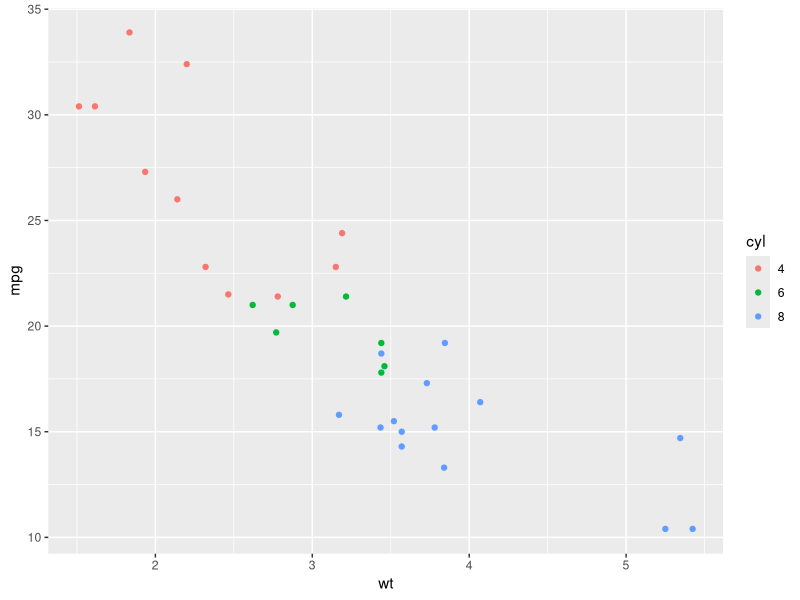
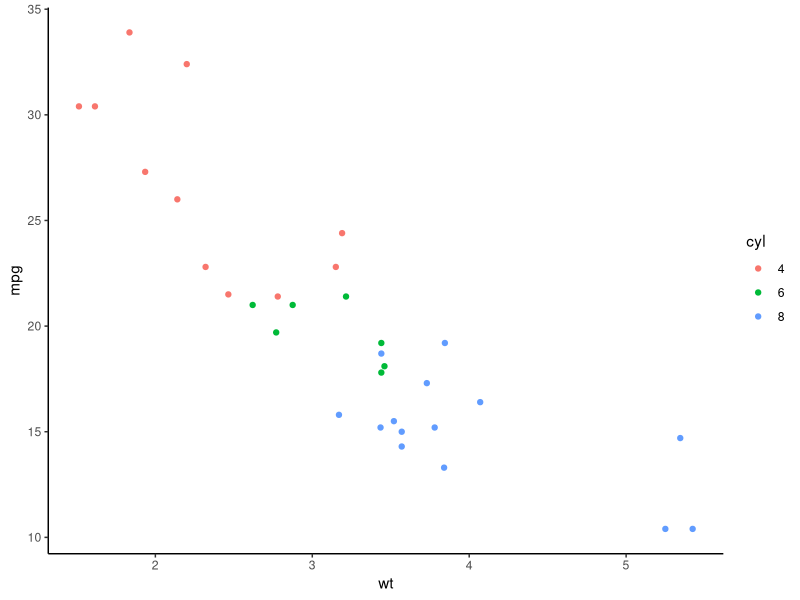
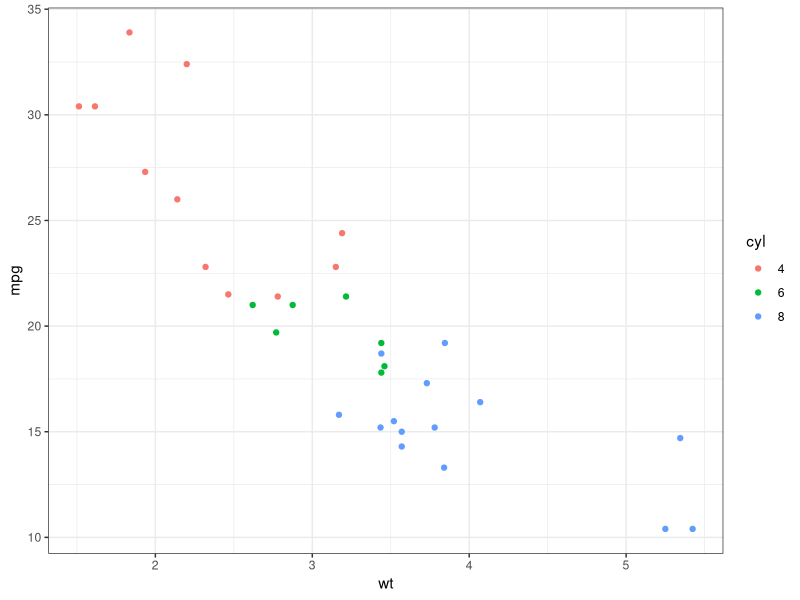
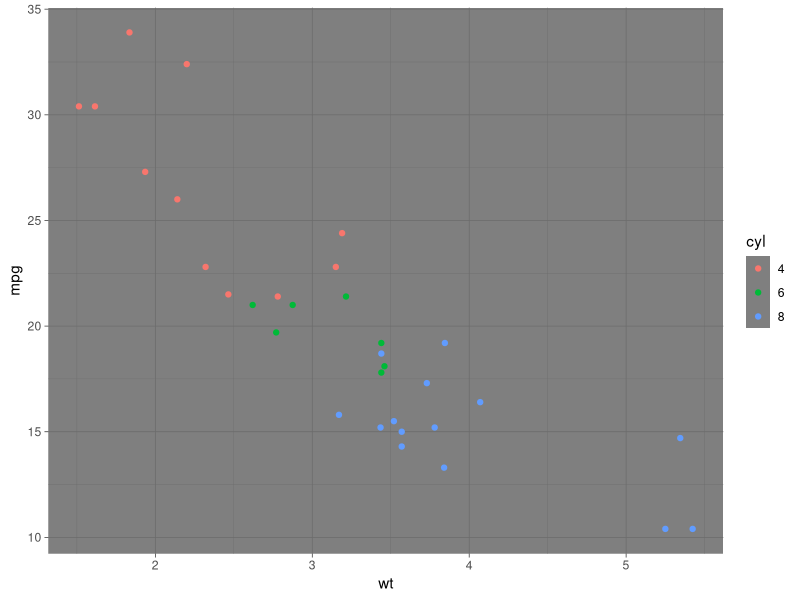
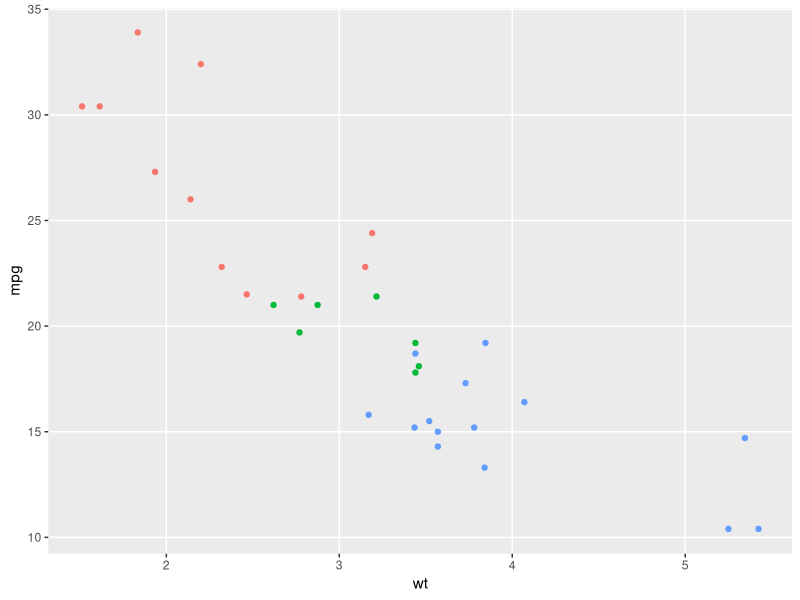
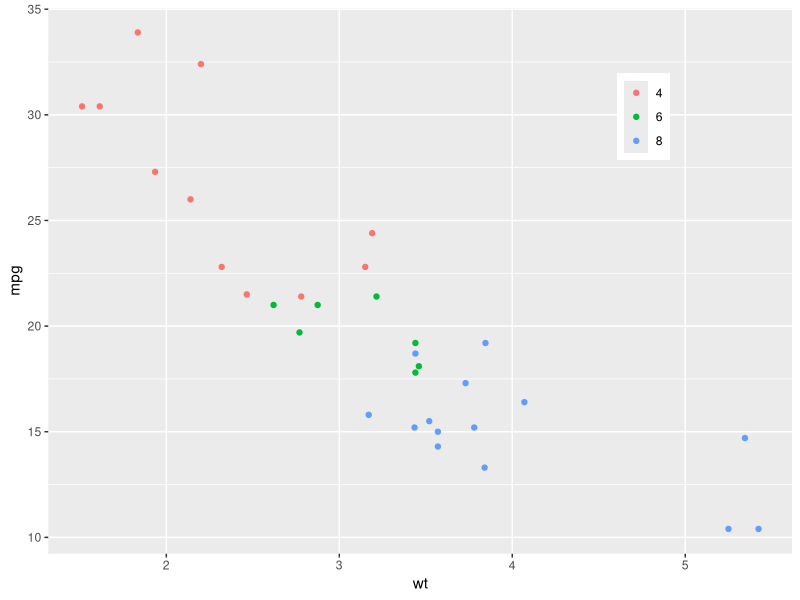
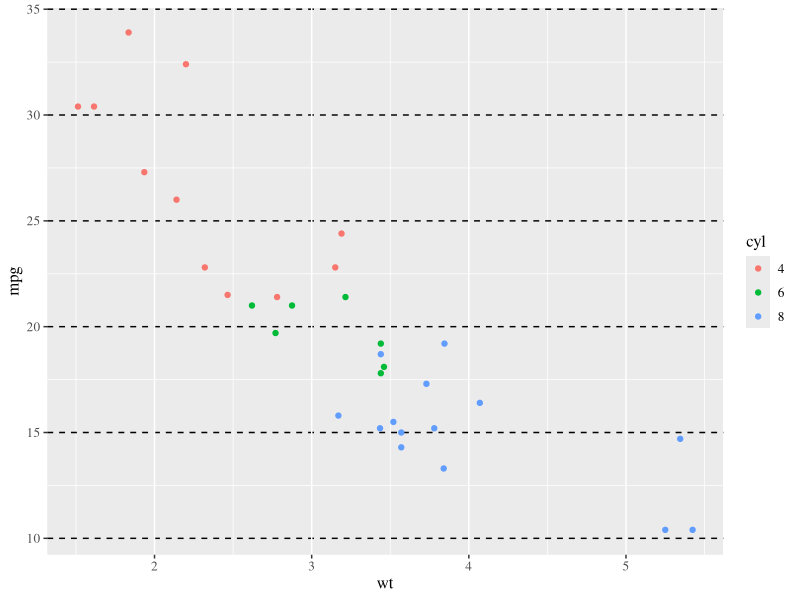
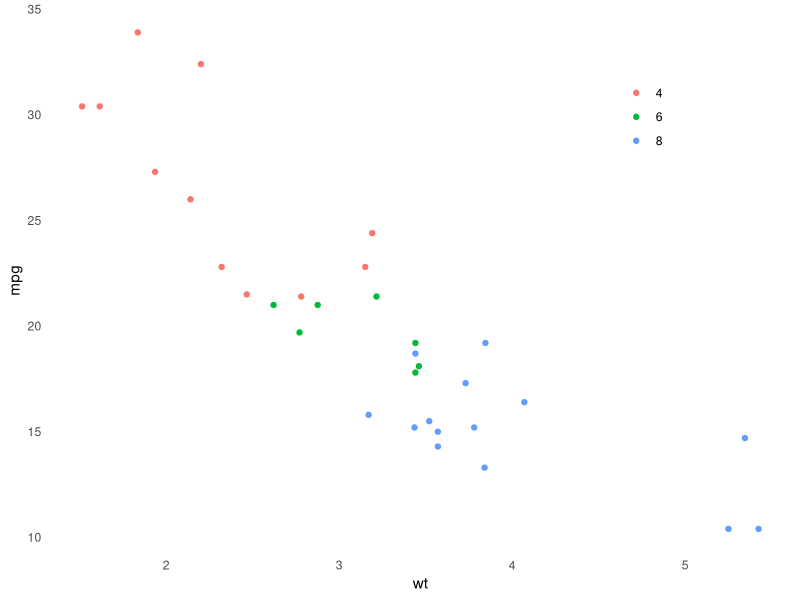

Here is the R script that generated these plots, in order:
## ---- chunk 1
library(tidyverse)
mtcars |> 
  mutate(cyl = as.factor(cyl)) |> 
  ggplot(aes(x = wt, y = mpg, color = cyl)) +
  geom_point()
## ---- chunk 2
mtcars |> 
  mutate(cyl = as.factor(cyl)) |> 
  ggplot(aes(x = wt, y = mpg, color = cyl)) +
  geom_point() +
  theme_classic()
mtcars |> 
  mutate(cyl = as.factor(cyl)) |> 
  ggplot(aes(x = wt, y = mpg, color = cyl)) +
  geom_point() +
  theme_bw()
mtcars |> 
  mutate(cyl = as.factor(cyl)) |> 
  ggplot(aes(x = wt, y = mpg, color = cyl)) +
  geom_point() +
  theme_dark()
## ---- chunk 3
mtcars |> 
  mutate(cyl = as.factor(cyl)) |> 
  ggplot(aes(x = wt, y = mpg, color = cyl)) +
  geom_point() +
  theme(panel.grid.minor = element_blank(),
        legend.position = "none")
## ---- chunk 4
mtcars |> 
  mutate(cyl = as.factor(cyl)) |> 
  ggplot(aes(x = wt, y = mpg, color = cyl)) +
  geom_point() +
  theme(panel.grid.minor.x = element_blank(),
        legend.position = c(0.8, 0.8),
        legend.title = element_blank())
## ---- chunk 5
mtcars |> 
  mutate(cyl = as.factor(cyl)) |> 
  ggplot(aes(x = wt, y = mpg, color = cyl)) +
  geom_point() +
  theme(panel.grid.major.y = element_line(color = "black", linetype = 2),
        text = element_text(family = "Times", size = 12))
## ---- chunk 6
mtcars |> 
  mutate(cyl = as.factor(cyl)) |> 
  ggplot(aes(x = wt, y = mpg, color = cyl)) +
  geom_point() +
  theme_minimal() +
  theme(panel.grid = element_blank(),
        legend.title = element_blank(),
        legend.position = c(0.8, 0.8))
